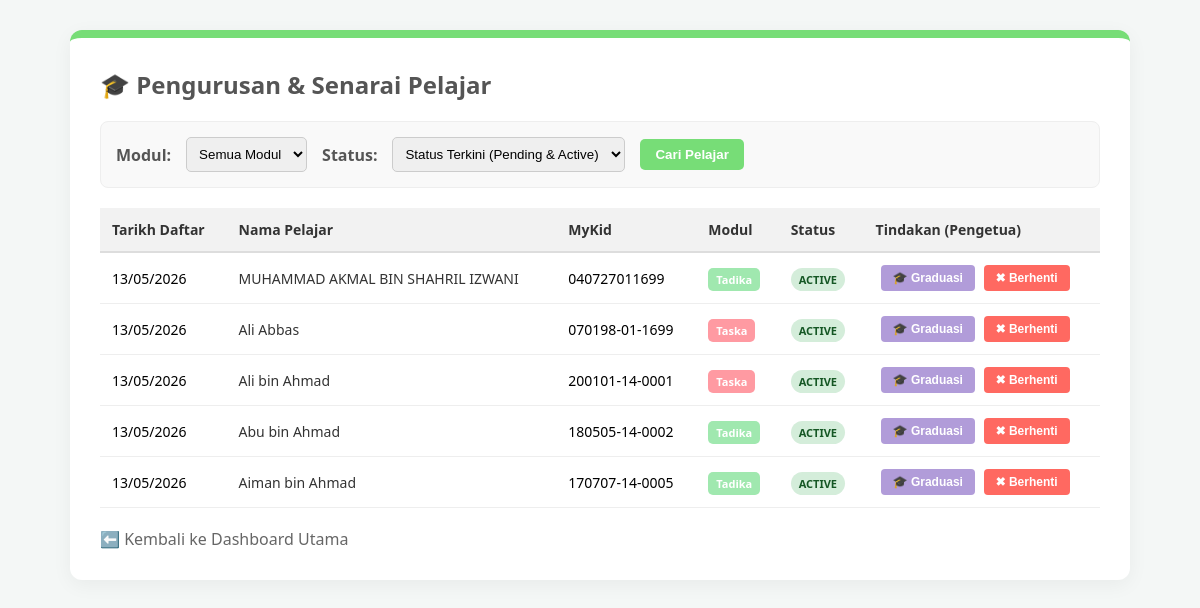
Before: /senarai_pelajar.php (signed in) with the older database file.
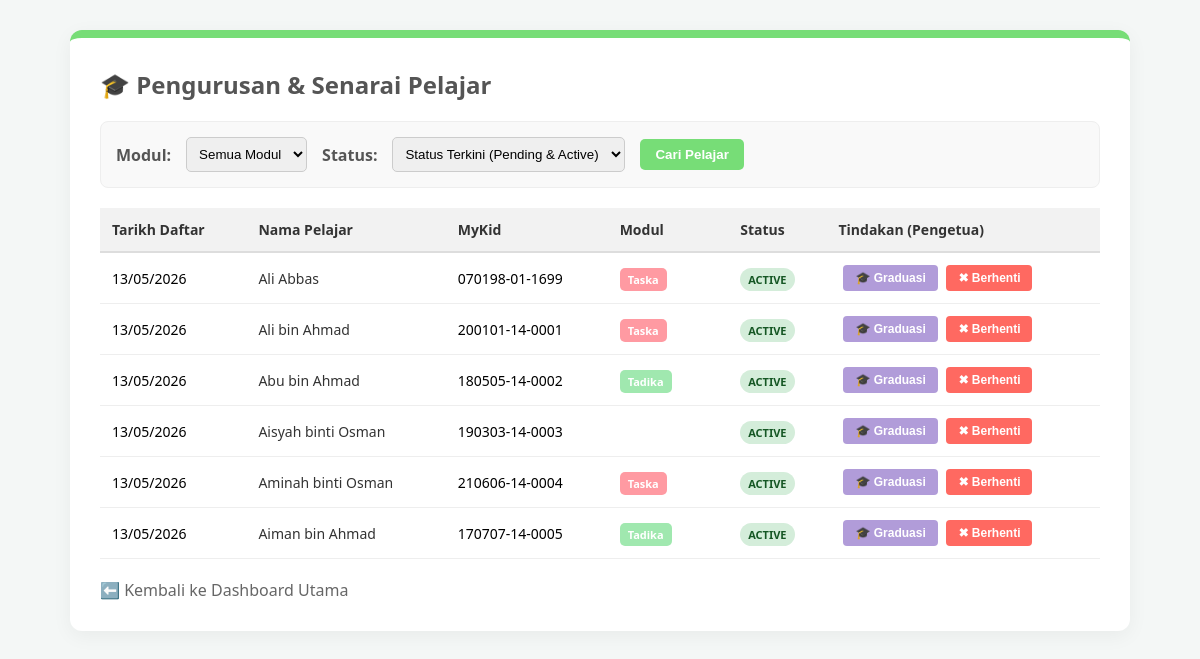
After: the same page with the newer database file.
### tables this page shows
CREATE TABLE `students` (
  `id` INT(11) NOT NULL AUTO_INCREMENT,
  `parent_id` INT(11) NOT NULL,
  `full_name` VARCHAR(100) NOT NULL,
  `mykid_number` VARCHAR(20) NOT NULL,
  `module` ENUM('Taska','Tadika','KAFA Care') NOT NULL,
  `health_record` TEXT DEFAULT NULL,
  `allergies` TEXT DEFAULT NULL,
  `status` ENUM('Active','Graduated','Withdrawn') DEFAULT 'Active',
  `created_at` TIMESTAMP NOT NULL DEFAULT CURRENT_TIMESTAMP,
  PRIMARY KEY (`id`),
  KEY `parent_id` (`parent_id`),
  CONSTRAINT `students_ibfk_1` FOREIGN KEY (`parent_id`) REFERENCES `parents` (`id`) ON DELETE CASCADE
);

### senarai_pelajar.php (the view, shortened to what this page needs)
<?php
require 'db.php';
$filter_status = isset($_GET['status']) ? $_GET['status'] : '';
$sql = "SELECT * FROM students WHERE 1=1";
if ($filter_status != '') {
    $sql .= " AND status = '$filter_status'";
} else {
    $sql .= " AND status IN ('Pending', 'Active')";
}
$sql .= " ORDER BY created_at DESC";
$result = $conn->query($sql);
?>
<!DOCTYPE html>
<html lang="ms">
<head>
</head>
<body>
    <div class="container">
        <div class="header-box">
            <h2>🎓 Pengurusan & Senarai Pelajar</h2>
        </div>
        <form method="GET" action="senarai_pelajar.php" class="filter-form">
            <label style="font-weight:bold; color:#555;">Modul:</label>
            <select name="module">
                <option value="">Semua Modul</option>
            </select>
            <label style="font-weight:bold; color:#555;">Status:</label>
            <select name="status">
                <option value="">Status Terkini (Pending & Active)</option>
            </select>
            <button type="submit" class="btn-filter">Cari Pelajar</button>
        </form>
        <table>
            <thead>
                <tr>
                    <th>Tarikh Daftar</th>
                    <th>Nama Pelajar</th>
                    <th>MyKid</th>
                    <th>Modul</th>
                    <th>Status</th>
                    <th>Tindakan (Pengetua)</th>
                </tr>
            </thead>
            <tbody>
                <?php if ($result->num_rows > 0): ?>
                    <?php while($row = $result->fetch_assoc()):
                        $tagClass = 'tag-' . strtolower(str_replace(' ', '', $row['module'] ?? ''));
                    ?>
                        <tr>
                            <td><?php echo !empty($row['created_at']) ? date('d/m/Y', strtotime($row['created_at'])) : '-'; ?></td>
                            <td style="font-weight:500; color:#333;"><?php echo htmlspecialchars($row['full_name']); ?></td>
                            <td><?php echo htmlspecialchars($row['mykid_number']); ?></td>
                            <td><span class="tag <?php echo $tagClass; ?>"><?php echo htmlspecialchars($row['module']); ?></span></td>
                            <td><span class="status-badge status-<?php echo $row['status']; ?>"><?php echo strtoupper($row['status']); ?></span></td>
                            <td>
                                <form method="POST" action="senarai_pelajar.php" style="margin:0;">
                                    <?php if ($row['status'] == 'Pending'): ?>
                                        <button type="submit" name="approve_student" class="btn-approve">✔ Luluskan</button>
                                        <button type="submit" name="buang_student" class="btn-reject" onclick="return confirm('Pasti mahu membatalkan permohonan ini?');">✖ Batal</button>
                                    <?php elseif ($row['status'] == 'Active'): ?>
                                        <button type="submit" name="graduate_student" class="btn-graduate" onclick="return confirm('Pasti mahu tamatkan pembelajaran pelajar ini (Graduated)? Data akan dipindah ke Arkib.');">🎓 Graduasi</button>
                                        <button type="submit" name="buang_student" class="btn-reject" onclick="return confirm('Pasti mahu berhentikan pelajar ini (Withdrawn)? Data akan dipindah ke Arkib.');">✖ Berhenti</button>
                                    <?php endif; ?>
                                    </form>
                            </td>
                        </tr>
                    <?php endwhile; ?>
                <?php else: ?>
                    <tr><td colspan="6" style="text-align:center; padding: 20px; color:#888;">Tiada rekod pelajar ditemui.</td></tr>
                <?php endif; ?>
            </tbody>
        </table>
        <a href="home.php" class="btn-back">⬅️ Kembali ke Dashboard Utama</a>
    </div>
</body>
</html>

Changed rows visible on the page:
removed students: created_at "13/05/2026", full_name "MUHAMMAD AKMAL BIN SHAHRIL IZWANI", mykid_number "040727011699", module "Tadika", status "ACTIVE", shows "🎓 Graduasi"
now on this page (row edited): students: created_at "13/05/2026", full_name "Aisyah binti Osman", mykid_number "190303-14-0003", status "ACTIVE", shows "🎓 Graduasi", module "KAFA Care" (drawn)
now on this page (row edited): students: created_at "13/05/2026", full_name "Aminah binti Osman", mykid_number "210606-14-0004", module "Taska", status "ACTIVE", shows "🎓 Graduasi"
